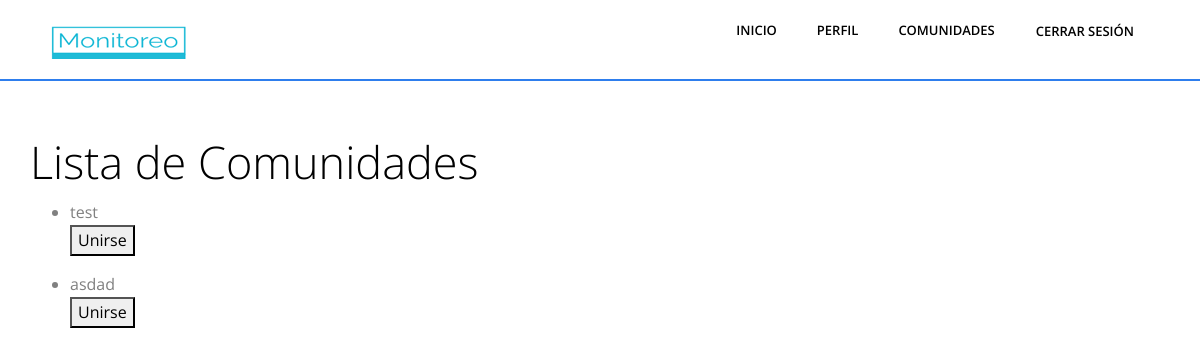
Page /buscar/comunidades (signed in) on the earlier database version.
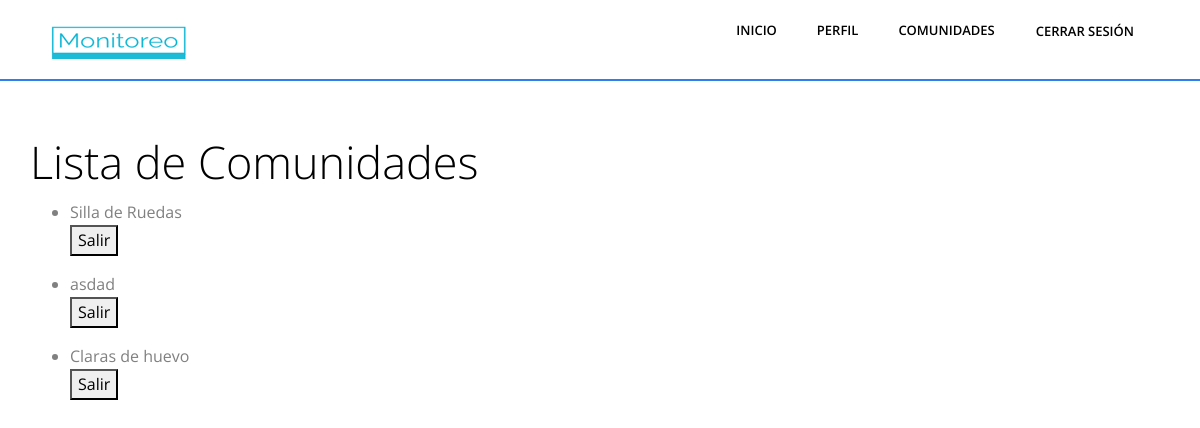
Same page on the later database version.
### Aplicaciones/Monitoreo/models.py (models this page shows, shortened)
class Comunidad(models.Model):
    nombre = models.CharField(max_length=100)
    descripcion = models.CharField(max_length=255, null=True)

### Aplicaciones/Monitoreo/views.py (the view, shortened to what this page needs)
# urls.py: path('buscar/comunidades',views.listar_comunidades, name = "listar_comunidades"),
@login_required
def listar_comunidades(request):
    group_names = requestGroups(request)
    comunidades = Comunidad.objects.all()
    perfil = Perfil.objects.get(user=request.user)
    perfil_comunidades = perfil.comunidades.all()
    context = {
        'request':request,
        'groups':group_names,
        'comunidades': comunidades,
        'perfil': perfil,
        'perfil_comunidades': perfil_comunidades
    }
    return render(request, 'listar_comunidades.html', context)

### Aplicaciones/Monitoreo/views.py (called while the page is built)
def requestGroups(request):
    user = request.user
    user_groups = user.groups.all()
    group_names = [group.name for group in user_groups]
    return group_names

### Aplicaciones/Monitoreo/templates/listar_comunidades.html (shortened to what this page needs)
{% load static %}
<html lang="es">
  {% include 'fragments/head.html' %}
  <body class="body-wrapper" data-spy="scroll" data-target=".privacy-nav">
    {% include 'fragments/header.html' %}
    <div class="container mt-5">
      <div class="row column">
        <h1>Lista de Comunidades</h1>
        <ul>
            {% for comunidad in comunidades %}
            <li>
                {{ comunidad.nombre }}
                {% if not comunidad in perfil_comunidades %}
                <form method="post" action="{% url 'listar_comunidades' %}">
                    <button type="submit" name="unirse">Unirse</button>
                </form>
                {% else %}
                    <form method="post" action="{% url 'listar_comunidades' %}">
                        <button type="submit" name="salir">Salir</button>
                    </form>
                {% endif %}
            </li>
            {% endfor %}
        </ul>
      </div>
    </div>
  </body>
</html>

Differences in the rows shown:
removed Comunidad: nombre "test"
added Comunidad: nombre "Silla de Ruedas"
computed for Comunidad "asdad": text "Unirse" → "Salir"
added Comunidad: nombre "Claras de huevo"
